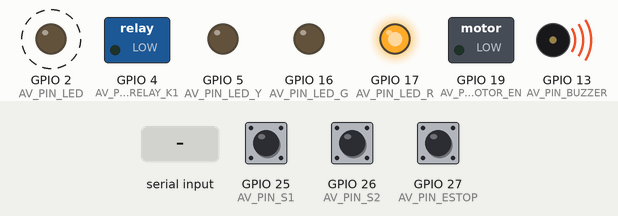
Recording of a program running on a simulated ESP32. Parts: switched loads named in the program (green lamp = pin HIGH), output pins drawn as LEDs (lit = HIGH), buzzer (waves = sounding, pin HIGH). Dashed ring = blinking. Inputs (shaded band) come from the test bench; at power-on: GPIO 27 (AV_PIN_ESTOP) HIGH, GPIO 25 (AV_PIN_S1) HIGH, GPIO 26 (AV_PIN_S2) HIGH. Random numbers use the default seed unless the program sets one; what the program prints to the serial monitor is not drawn.

Above: at 1.29 s.
1.3 s: GPIO 27 (AV_PIN_ESTOP) pulled LOW for 3.2 s
At 1.9 s:
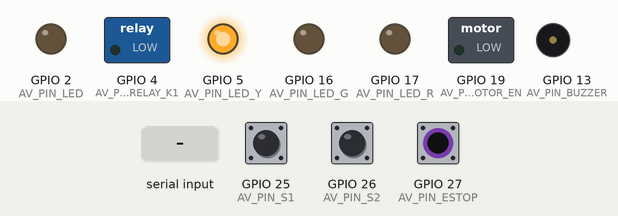
At 2.6 s:
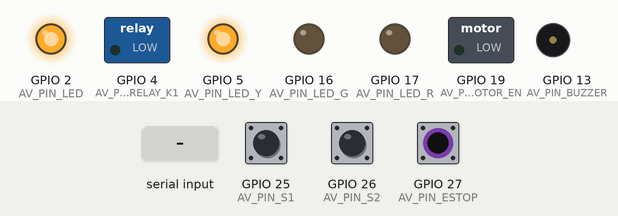
6.0 s: GPIO 25 (AV_PIN_S1) pulled LOW for 0.15 s
9.0 s: GPIO 26 (AV_PIN_S2) pulled LOW for 1 s
12.0 s: "1\n" received over Serial
15.0 s: GPIO 25 (AV_PIN_S1) pulled LOW for 1 s
18.0 s: GPIO 27 (AV_PIN_ESTOP) pulled LOW for 1 s
At 19.12 s:
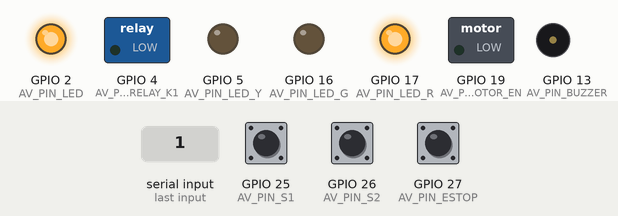
At 19.57 s:
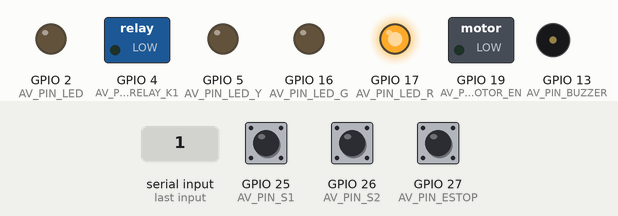
Timing chart, 0 to 22.0 s (numbered marks = the images above; inputs shaded):
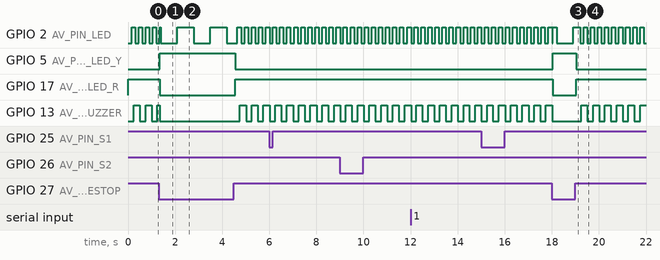

Measured:
- after the input at 1.3 s, GPIO 5 (AV_PIN_LED_Y): LOW → HIGH at once, → LOW 3.2 s later; GPIO 17 (AV_PIN_LED_R): HIGH → LOW at once, → HIGH 3.2 s later
- after the input at 18.0 s, GPIO 5 (AV_PIN_LED_Y): LOW → HIGH at once, → LOW 1.0 s later; GPIO 17 (AV_PIN_LED_R): HIGH → LOW at once, → HIGH 1.0 s later
- by itself, GPIO 13 (AV_PIN_BUZZER): repeats every 0.50 s: HIGH 0.26 s, LOW 0.24 s

The program:

main.cpp
```cpp
// AmazonVision 4.0 — ESP32 entry point. Only board glue lives here: the behaviour is in
// lib/av_core (tested natively against the protocol contract).
#include <Arduino.h>
#include <esp_system.h>

#include "av_controller.h"
#include "board_config.h"
#include "motor_drivers.h"

namespace {

class SerialSink : public av::LineSink {
 public:
  void write_line(const char* data, size_t len) override {
    Serial.write(reinterpret_cast<const uint8_t*>(data), len);
    Serial.write('\n');
  }
};

bool active(uint8_t pin) {
  bool high = digitalRead(pin) == HIGH;
  return AV_INPUTS_ACTIVE_LOW ? !high : high;
}

class BoardHal : public av::Hal {
 public:
  void begin() {
    pinMode(AV_PIN_S1, INPUT_PULLUP);
    pinMode(AV_PIN_S2, INPUT_PULLUP);
    pinMode(AV_PIN_ESTOP, INPUT_PULLUP);
    ledcSetup(AV_SERVO_LEDC_CHANNEL, 50, 16);
  }
  bool read_s1() override { return active(AV_PIN_S1); }
  bool read_s2() override { return active(AV_PIN_S2); }
  // Fail-safe NC contact (E12 NF 11-12 to GND): closed (normal) = LOW; open (pressed or broken wire) = HIGH.
  bool read_estop() override { return digitalRead(AV_PIN_ESTOP) == HIGH; }
  av::MotorDriver& motor() override { return motor_; }
  void set_servo(uint8_t degrees) override {
    if (!servo_attached_) {
      // Attach only once a position is known: at power-on the servo is left unpowered.
      ledcAttachPin(AV_PIN_SERVO, AV_SERVO_LEDC_CHANNEL);
      servo_attached_ = true;
    }
    uint32_t us = AV_SERVO_MIN_US + (AV_SERVO_MAX_US - AV_SERVO_MIN_US) * degrees / 180;
    ledcWrite(AV_SERVO_LEDC_CHANNEL, us * 65535UL / 20000UL);  // 20 ms period, 16-bit duty
  }
  uint32_t random32() override { return esp_random(); }

 private:
#if AV_MOTOR_DRIVER == 2
  Bts7960Motor motor_;
#elif AV_MOTOR_DRIVER == 1
  PwmMosfetMotor motor_{AV_PIN_MOTOR_EN};
#else
  OnOffMotor motor_{AV_PIN_MOTOR_EN};
#endif
  bool servo_attached_ = false;
};

SerialSink sink;
BoardHal hal;
av::Controller controller(hal, sink, AV_FIRMWARE_VERSION);

char line[av::kMaxLineBytes];
size_t line_len = 0;
bool line_overflow = false;

void read_serial(uint32_t now) {
  while (Serial.available() > 0) {
    char c = static_cast<char>(Serial.read());
    if (c == '\r') continue;
    if (c == '\n') {
      if (line_overflow) {
        controller.handle_line_too_long(now);
      } else if (line_len > 0) {
        controller.handle_line(line, line_len, now);
      }
      line_len = 0;
      line_overflow = false;
      continue;
    }
    if (line_len < sizeof(line) - 1) {
      line[line_len++] = c;
    } else {
      line_overflow = true;  // keep discarding until the newline
    }
  }
}

void update_led(uint32_t now) {
  bool on;
  bool led_r = false;
  bool led_g = false;
  bool led_y = false;
  bool relay_k1 = false;
  bool buzzer = false;

  switch (controller.state()) {
    case av::State::FAULT:
    case av::State::ESTOP:
      on = (now / 150) % 2;
      led_r = true;
      relay_k1 = false;  // Cut +12V_AT immediately on E-STOP or FAULT
      buzzer = (now / 250) % 2;
      break;
    case av::State::DISARMED:
    case av::State::MAINTENANCE:
      on = (now / 700) % 2;
      led_y = true;
      relay_k1 = (controller.state() == av::State::MAINTENANCE) && !hal.read_estop();
      break;
    default:
      on = true;
      led_g = true;
      relay_k1 = !hal.read_estop();
      break;
  }
  digitalWrite(AV_PIN_LED, on ? HIGH : LOW);
  digitalWrite(AV_PIN_LED_R, led_r ? HIGH : LOW);
  digitalWrite(AV_PIN_LED_G, led_g ? HIGH : LOW);
  digitalWrite(AV_PIN_LED_Y, led_y ? HIGH : LOW);
  digitalWrite(AV_PIN_RELAY_K1, relay_k1 ? HIGH : LOW);
  digitalWrite(AV_PIN_BUZZER, buzzer ? HIGH : LOW);
}

}  // namespace

void setup() {
  // Safe boot initialization: drive all actuator/alarm outputs LOW before enabling OUTPUT drivers.
  digitalWrite(AV_PIN_RELAY_K1, LOW);
  digitalWrite(AV_PIN_BUZZER, LOW);
  digitalWrite(AV_PIN_LED_R, LOW);
  digitalWrite(AV_PIN_LED_G, LOW);
  digitalWrite(AV_PIN_LED_Y, LOW);
  digitalWrite(AV_PIN_LED, LOW);

  pinMode(AV_PIN_RELAY_K1, OUTPUT);
  pinMode(AV_PIN_BUZZER, OUTPUT);
  pinMode(AV_PIN_LED_R, OUTPUT);
  pinMode(AV_PIN_LED_G, OUTPUT);
  pinMode(AV_PIN_LED_Y, OUTPUT);
  pinMode(AV_PIN_LED, OUTPUT);

  Serial.setRxBufferSize(2048);
  Serial.begin(AV_SERIAL_BAUD);
  hal.begin();
  controller.begin(millis());
}

void loop() {
  const uint32_t now = millis();
  read_serial(now);
  controller.tick(now);
  update_led(now);
  delay(1);  // yield; every timing in the controller is millisecond based
}
```

board_config.h
```cpp
// Bench wiring. PROVISIONAL until the bench is assembled: confirm every pin against the real
// wiring and record the final values in docs/firmware.md. Override with -D flags if needed.
#pragma once

// Inputs: Optical IR NPN sensors (E18-D80NK 5V) with 1k + BAT54S 3.3V Schottky clamp.
// Pull the pin LOW when an apple is detected.
// Avoid strapping pins (0, 2, 12, 15) and input-only pins 34-39 (no internal pull-up).
#ifndef AV_PIN_S1
#define AV_PIN_S1 25
#endif
#ifndef AV_PIN_S2
#define AV_PIN_S2 26
#endif
#ifndef AV_INPUTS_ACTIVE_LOW
#define AV_INPUTS_ACTIVE_LOW 1
#endif

// Emergency button auxiliary NC contact (E12 NF 11-12 tied to GND; E12-B 21-22 cuts K1 coil in hardware).
// Normal (NC closed to GND) = LOW (0V); Emergency pressed or wire broken (NC open) = HIGH (3.3V via pull-up).
#ifndef AV_PIN_ESTOP
#define AV_PIN_ESTOP 27
#endif

// Diverter servo (MG996R): 50 Hz, pulse 500-2500 us mapped to 0-180 degrees.
#ifndef AV_PIN_SERVO
#define AV_PIN_SERVO 18
#endif
#define AV_SERVO_LEDC_CHANNEL 0
#define AV_SERVO_MIN_US 500
#define AV_SERVO_MAX_US 2500

// Conveyor motor driver (D4184 MOSFET module on GPIO19, active HIGH with 10k internal pull-down):
//   0 = plain on/off output (relay module), active HIGH, no speed control
//   1 = PWM output (logic-level MOSFET D4184), active HIGH, 20 kHz, speed by motor_power_pct
//   2 = BTS7960 (IBT-2) H-bridge, forward only, PWM on RPWM
#ifndef AV_MOTOR_DRIVER
#define AV_MOTOR_DRIVER 1
#endif
#define AV_PIN_MOTOR_EN 19   // driver 1 (D4184 MOSFET SIG/GATE on GPIO19)
#define AV_PIN_BTS_RPWM 21   // driver 2
#define AV_PIN_BTS_LPWM 22   // driver 2 (held low: no reverse)
#define AV_PIN_BTS_EN 23     // driver 2: R_EN and L_EN tied together
// LEDC channels share a timer in pairs (0-1, 2-3, ...). The servo owns channel 0 at 50 Hz, so
// the motor must NOT use channel 1: setting 20 kHz there would retune the servo's timer.
#ifndef AV_MOTOR_LEDC_CHANNEL
#define AV_MOTOR_LEDC_CHANNEL 2
#endif
// 20 kHz is above hearing. If the D4184 module has an optocoupler input (PC817) and the speed
// stops following motor_power_pct, lower this (e.g. -DAV_MOTOR_PWM_HZ=2000).
#ifndef AV_MOTOR_PWM_HZ
#define AV_MOTOR_PWM_HZ 20000
#endif
#define AV_MOTOR_PWM_BITS 8
#if (AV_MOTOR_LEDC_CHANNEL / 2) == (AV_SERVO_LEDC_CHANNEL / 2)
#error "AV_MOTOR_LEDC_CHANNEL shares its LEDC timer with the servo: pick channel 2 or above"
#endif

// Safety Relay K1 (E08 via Q2 BC337-40 low-side driver + 10k pull-down) and Buzzer (E25 via Q1 BC337-40):
#ifndef AV_PIN_RELAY_K1
#define AV_PIN_RELAY_K1 4
#endif
#ifndef AV_PIN_BUZZER
#define AV_PIN_BUZZER 13
#endif

// Panel 22mm LED indicators (H05-R, H05-G, H05-Y via 330 ohm resistors) and onboard status LED:
#ifndef AV_PIN_LED_R
#define AV_PIN_LED_R 17
#endif
#ifndef AV_PIN_LED_G
#define AV_PIN_LED_G 16
#endif
#ifndef AV_PIN_LED_Y
#define AV_PIN_LED_Y 5
#endif
#ifndef AV_PIN_LED
#define AV_PIN_LED 2
#endif
```

motor_drivers.h
```cpp
// Conveyor motor drivers. Add a class here when a new driver is chosen; the controller only sees
// av::MotorDriver.
#pragma once

#include <Arduino.h>

#include "av_hal.h"
#include "board_config.h"

// Plain on/off output (relay module, or a MOSFET that must not be PWM-driven). Not the default:
// build with -DAV_MOTOR_DRIVER=0 to use it.
class OnOffMotor : public av::MotorDriver {
 public:
  explicit OnOffMotor(uint8_t pin) : pin_(pin) {}
  void begin() override {
    pinMode(pin_, OUTPUT);
    digitalWrite(pin_, LOW);
  }
  void set(bool on, uint8_t) override { digitalWrite(pin_, on ? HIGH : LOW); }
  bool supports_pwm() const override { return false; }

 private:
  uint8_t pin_;
};

// Logic-level MOSFET module (D4184) switched low-side, with speed control by PWM (LEDC).
// power_pct 0 = full speed, so TEST_MOTOR works before CONFIGURE and when motor_power_pct is
// left empty.
class PwmMosfetMotor : public av::MotorDriver {
 public:
  explicit PwmMosfetMotor(uint8_t pin) : pin_(pin) {}
  void begin() override {
    // Hold the gate low while the pin changes from GPIO to LEDC: the belt never twitches.
    digitalWrite(pin_, LOW);
    pinMode(pin_, OUTPUT);
    ledcSetup(AV_MOTOR_LEDC_CHANNEL, AV_MOTOR_PWM_HZ, AV_MOTOR_PWM_BITS);
    ledcWrite(AV_MOTOR_LEDC_CHANNEL, 0);
    ledcAttachPin(pin_, AV_MOTOR_LEDC_CHANNEL);
    ledcWrite(AV_MOTOR_LEDC_CHANNEL, 0);
  }
  void set(bool on, uint8_t power_pct) override {
    ledcWrite(AV_MOTOR_LEDC_CHANNEL, on ? av::pwm_duty(power_pct, kMaxDuty) : 0);
  }
  bool supports_pwm() const override { return true; }

 private:
  static constexpr uint32_t kMaxDuty = (1UL << AV_MOTOR_PWM_BITS) - 1;
  uint8_t pin_;
};

// BTS7960 / IBT-2: forward only. power_pct 0 = full speed.
class Bts7960Motor : public av::MotorDriver {
 public:
  void begin() override {
    pinMode(AV_PIN_BTS_EN, OUTPUT);
    pinMode(AV_PIN_BTS_LPWM, OUTPUT);
    digitalWrite(AV_PIN_BTS_LPWM, LOW);
    digitalWrite(AV_PIN_BTS_EN, LOW);
    ledcSetup(AV_MOTOR_LEDC_CHANNEL, AV_MOTOR_PWM_HZ, AV_MOTOR_PWM_BITS);
    ledcAttachPin(AV_PIN_BTS_RPWM, AV_MOTOR_LEDC_CHANNEL);
    ledcWrite(AV_MOTOR_LEDC_CHANNEL, 0);
  }
  void set(bool on, uint8_t power_pct) override {
    if (!on) {
      ledcWrite(AV_MOTOR_LEDC_CHANNEL, 0);
      digitalWrite(AV_PIN_BTS_EN, LOW);
      return;
    }
    digitalWrite(AV_PIN_BTS_EN, HIGH);
    ledcWrite(AV_MOTOR_LEDC_CHANNEL, av::pwm_duty(power_pct, (1UL << AV_MOTOR_PWM_BITS) - 1));
  }
  bool supports_pwm() const override { return true; }
};
```
